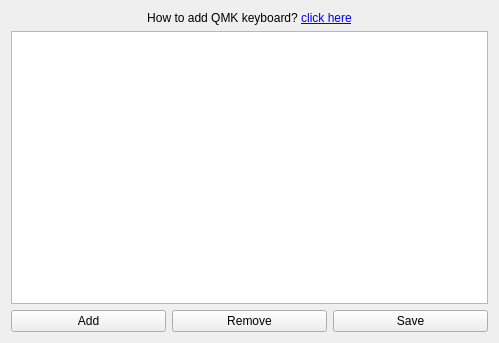
<?xml version="1.0" encoding="UTF-8"?>
<ui version="4.0">
 <class>OpenRGBQMKORGBSettingsPageUi</class>
 <widget class="QWidget" name="OpenRGBQMKORGBSettingsPageUi">
  <property name="geometry">
   <rect>
    <x>0</x>
    <y>0</y>
    <width>499</width>
    <height>343</height>
   </rect>
  </property>
  <property name="windowTitle">
   <string>QMK Settings page</string>
  </property>
  <layout class="QGridLayout" name="gridLayout">
   <item row="2" column="0">
    <widget class="QPushButton" name="AddQMKORGBDeviceButton">
     <property name="text">
      <string>Add</string>
     </property>
    </widget>
   </item>
   <item row="2" column="2">
    <widget class="QPushButton" name="SaveQMKORGBConfigurationButton">
     <property name="text">
      <string>Save</string>
     </property>
    </widget>
   </item>
   <item row="2" column="1">
    <widget class="QPushButton" name="RemoveQMKORGBDeviceButton">
     <property name="text">
      <string>Remove</string>
     </property>
    </widget>
   </item>
   <item row="1" column="0" colspan="3">
    <widget class="QListWidget" name="QMKORGBDeviceList">
     <property name="verticalScrollMode">
      <enum>QAbstractItemView::ScrollPerPixel</enum>
     </property>
    </widget>
   </item>
   <item row="0" column="0" colspan="3">
    <widget class="QLabel" name="label">
     <property name="font">
      <font>
       <bold>false</bold>
      </font>
     </property>
     <property name="text">
      <string>&lt;html&gt;&lt;head/&gt;&lt;body&gt;How to add QMK keyboard? &lt;a href=&quot;https://github.com/puterjam/GeekRGB-Firmware/blob/main/software/openRGB.md&quot;&gt;click here&lt;/a&gt;&lt;/body&gt;&lt;/html&gt;</string>
     </property>
     <property name="textFormat">
      <enum>Qt::RichText</enum>
     </property>
     <property name="alignment">
      <set>Qt::AlignCenter</set>
     </property>
     <property name="openExternalLinks">
      <bool>true</bool>
     </property>
    </widget>
   </item>
  </layout>
 </widget>
 <resources/>
 <connections/>
</ui>
